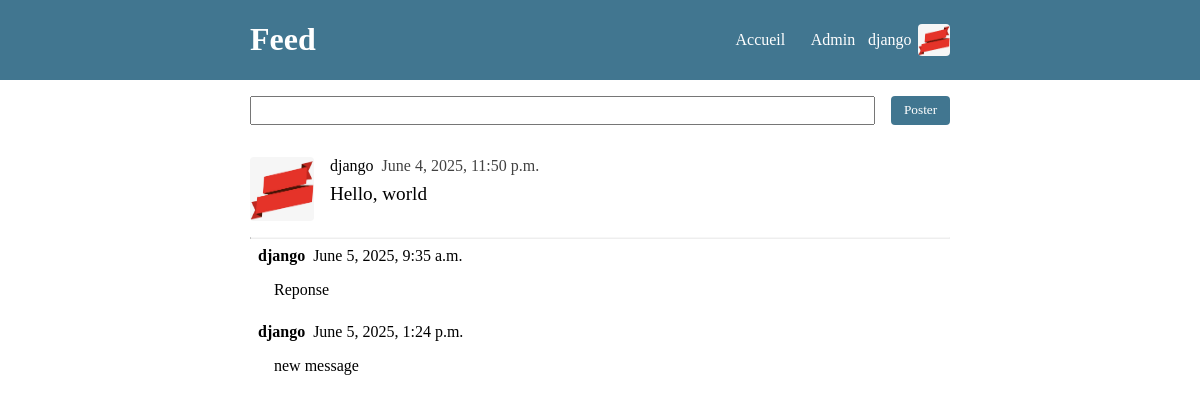
/1/ (signed in), run on the app's committed database.
### feed/models.py (models this page shows)
class Message(models.Model):
    content = models.CharField(max_length=280)
    created_at = models.DateTimeField(auto_now_add=True)
    user = models.ForeignKey(User, on_delete=models.CASCADE)
    reponse_to = models.ForeignKey('self', on_delete=models.PROTECT, null=True)

### feed/views.py (the view)
# urls.py: path('<int:id>/', views.details)
def details(request, id):
    if request.method == 'POST':
        content = request.POST.get('content')
        user = request.user
        Message.objects.create(content=content, user=user, reponse_to=Message.objects.get(id=id))
    context = {}
    context['message'] = Message.objects.get(id=id)
    context['comments'] = Message.objects.filter(reponse_to=id)
    return render(request, 'details.html', context=context)

### feed/templates/details.html
{% extends 'base.html' %}
{% block content %}
<div>
    <div>{% include 'form.html' with action=request.path %}</div>
    <div>{% include 'message.html' with message=message %}</div>
    {% for comment in comments %}
    <div class="comment_container">
        <div class="comment_header">
            <div class="comment_username">{{ comment.user.username}}</div>
            <div>{{ comment.created_at }}</div>
        </div>
        <div class="comment_content">{{ comment.content }}</div>
    </div>
    {% endfor %}
</div>
{% endblock %}

### feed/templates/base.html (shortened to what this page needs)
{% load static %}
<!doctype html>
<html lang="en">
<head>
    <link rel="stylesheet" type="text/css" href="{% static 'css/style.css' %}" />
</head>
<body>
<header>
    <div id="header_container">
        <h1>Feed</h1>
        <nav id="nav_bar">
          <a href="/">Accueil</a>
          <a href="/admin/">Admin</a>
            {% if request.user.is_authenticated %}
            <div class="avatar_container">
                <span>{{ request.user.username }}</span>
                <img class="user_avatar" src="{% static 'images/image.jpg' %}" alt="{{ request.user.username }}"/>
            </div>
            {% else %}
            <a href="/admin/login/?next=/">Se connecter</a>
            {% endif %}
        </nav>
    </div>
</header>
<div id="container">
    {% block content %}
    {% endblock %}
</div>
</body>
</html>

### feed/templates/message.html
{% load static %}
<a href="/{{ message.id }}/" class="message_container">
         <img src="{% static 'images/image.jpg' %}" class="message_avatar" alt="{{ request.user }}"/>
    <div>
        <div class="message_header">
         <div class="username">{{message.user.username}}</div>
         <div class="created_at">{{message.created_at}}</div>
     </div>
     <div class="content">{{message.content}}</div>
    </div>
     </a>
<hr />

### feed/static/css/style.css (style rules this page uses)
* { font-family: verdana; }
body { margin: 0; }
hr { border-top: 1px solid #84848410; margin: 0; }
#container { width: 700px; margin: auto; }
header { background: #417690; color: white; }
#header_container { display: flex; align-items: center; justify-content: space-between; width: 700px; margin: auto; }
#nav_bar { display: flex; align-items: center; text-align: center; }
#nav_bar > a { color: white; text-decoration: none; padding: 0 0.8rem; }
.avatar_container { display:flex; align-items: center; }
.user_avatar { height: 32px; width: 32px; border-radius: 4px; margin-left: 0.4rem; }
.message_container { text-decoration: none; color: black; display: flex; flex: 1; padding: 1rem 0; }
.message_avatar { height: 64px; width:64px; border-radius: 4px; margin-right: 1rem; }
.message_header { display: flex; }
.username { font-weigth: bold; margin-right: 0.5rem; }
.created_at { color: #424242; }
.content { font-size: 1.2rem; padding: 0.5rem 0; }
.comment_container { margin:0.5rem; }
.comment_header { display: flex; }
.comment_username { font-weight: bold; margin-right: 0.5rem; }
.comment_content { padding: 1rem; }

### data on the page
Message: user.username "django", created_at "June 4, 2025, 11:50 p.m.", content "Hello, world"
Message: user.username "django", created_at "June 5, 2025, 9:35 a.m.", content "Reponse"
Message: user.username "django", created_at "June 5, 2025, 1:24 p.m.", content "new message"

### other printed values
{{ request.user.username }} "django"
